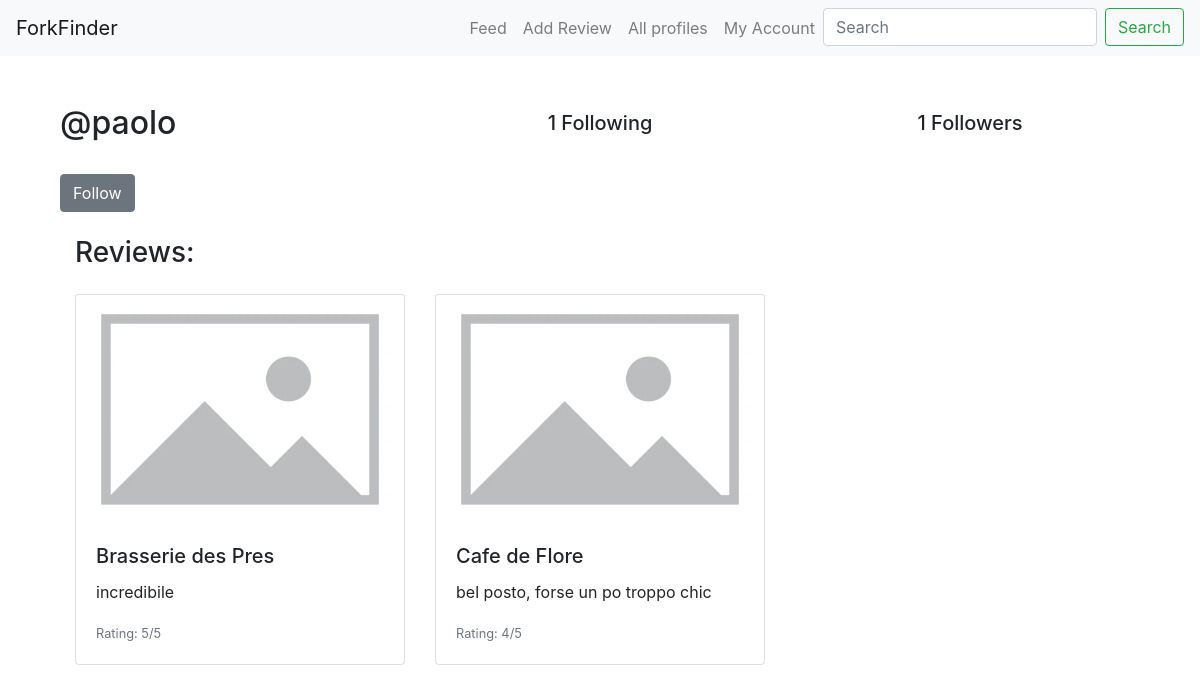
The app's page /profile/2/ with its own data.
### core/models.py (models this page shows, shortened)
class Profile(models.Model):
    user = models.OneToOneField(User, on_delete=models.CASCADE)
    follows = models.ManyToManyField(
        "self",
        related_name="followed_by",
        symmetrical=False,
        blank=True
    )

class Review(models.Model):
    user= models.ForeignKey(
        User, related_name="reviews", on_delete=models.CASCADE)
    restaurant = models.ForeignKey(
        Restaurant, on_delete=models.CASCADE)
    body = models.CharField(max_length=140)
    rating = models.PositiveSmallIntegerField()
    photo = models.ImageField(upload_to='media/review_photos/')
    created_at = models.DateTimeField(auto_now_add=True)

class Restaurant(models.Model):
    name = models.CharField(max_length=60)  #modify with API
    location = models.CharField(max_length=60)

### core/views.py (the view, shortened to what this page needs)
# urls.py: path("profile/<int:pk>/", profile_view, name="profile"),
def profile_view(request,pk):
    profile = Profile.objects.get(pk=pk)
    return render(request, "profile.html", {"profile": profile})

### templates/profile.html (shortened to what this page needs)
{% extends "base.html" %}
{% block content %}
<div class="container">
    <div class="row align-items-center mb-4">
        <div class="col-md-4">
            <h2>@{{ profile.user.username }}</h2>
        </div>
        <div class="col-md-4 text-center">
            <h5>{{ profile.follows.count }}</strong> Following</h5>
        </div>
        <div class="col-md-4 text-center">
            <h5>{{ profile.followed_by.count }}</strong> Followers</h5>
        </div>
    </div>
    {% if profile.user != request.user %}
        <form method="post" class="mb-4">
            <div class="btn-group" role="group" aria-label="Basic example">
                {% if profile in user.profile.follows.all %}
                    <button type="button" class="btn btn-secondary" disabled>Following</button>
                    <button type="submit" class="btn btn-secondary" name="follow" value="unfollow">Unfollow</button>
                {% else %}
                    <button type="submit" class="btn btn-secondary" name="follow" value="follow">Follow</button>
                {% endif %}
            </div>
        </form>
    {% endif %}
    <div class="container">
        <h3 class="mb-4">Reviews:</h3>
        <div class="row">
            {% for review in profile.user.reviews.all %}
            <div class="col-md-4 mb-3">
                <div class="card">
                    <img src="{{ review.photo.url }}" class="card-img-top" alt="Restaurant Photo">
                    <div class="card-body">
                        <h5 class="card-title">{{ review.restaurant.name }}</h5>
                        <p class="card-text">{{ review.body }}</p>
                        <p class="card-text"><small class="text-muted">Rating: {{ review.rating }}/5</small></p>
                    </div>
                </div>
            </div>
            {% endfor %}
        </div>
    </div>
</div>
{% endblock %}

### records on screen
Profile: user.username "paolo", follows.count "1", followed_by.count "1"
Review: photo (placeholder picture), restaurant.name "Brasserie des Pres", body "incredibile", rating "5"
Review: photo (placeholder picture), restaurant.name "Cafe de Flore", body "bel posto, forse un po troppo chic", rating "4"
